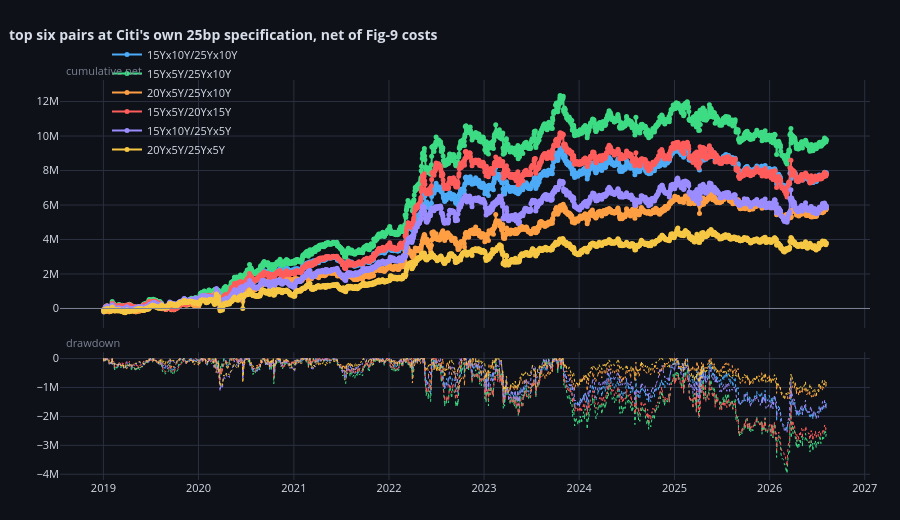

The cell this chart's notebook holds for it:
### Markdown cell above
## 8. Equity curves of the cells worth looking at

### Code cell
from BT.trade_dashboard import compare_curves


def _book(pair, rm, th, beta, mode, entry=None, mult=PRIMARY_COST):
    led = LEDGERS[tuple(pair.split("/"))][(rm, th, beta, mode)]
    led = led[(led.index >= pd.Timestamp(GRID["start"])) & (led.index <= pd.Timestamp(GRID["end"]))]
    cfg = S3.Strat3Config(short_leg=pair.split("/")[0], long_leg=pair.split("/")[1],
                          roll_months=rm, hedge_threshold_bp=th, beta=beta,
                          resize_mode=mode, **(entry or {"entry_rule": "always"}))
    state = None if cfg.entry_rule == "always" else S3.entry_state(SCREENS[pair], cfg, led.index)
    st = S3.book_stats(led, state, costs=S3.cost_schedule_for(*cfg.pair, multiplier=mult),
                       package_dv01_usd=GRID["package_dv01_usd"])
    eq = st["equity"]
    d = eq.diff().fillna(eq.iloc[0])
    return pd.DataFrame({"timestamp": eq.index, "pnl": d.to_numpy()}), st


_curves, _rows = {}, []
for pair in LIKE.index[:6]:
    b, st = _book(pair, 12, 25.0, 1.0, "neutral")
    _curves[pair] = b
    _rows.append({"pair": pair, **{k: st[k] for k in
                                   ("total_net_usd", "sharpe", "carry_bp", "harvest_bp",
                                    "mtm_bp", "n_hedges", "max_dd_usd")}})
fig = compare_curves(_curves, title="top six pairs at Citi's own 25bp specification, "
                                    "net of Fig-9 costs")
fig.show()
display(pd.DataFrame(_rows).set_index("pair").round(3))

### Figure 1 — Plotly figure (JSON) as saved in the notebook; plotly's stock layout.template omitted (floating-point values rounded to 4 significant figures; data arrays with more than 128 entries replaced by an {"elided": "..."} marker saying what was removed)
{"data": [{"hovertemplate": "<b>15Yx10Y/25Yx10Y</b><br>%{x|%Y-%m-%d}<br>cum %{y:.3f}<extra></extra>", "line": {"color": "#4dabf7", "width": 2}, "marker": {"size": 5}, "mode": "lines+markers", "name": "15Yx10Y/25Yx10Y", "type": "scatter", "x": {"elided": "1898 str values"}, "xaxis": "x", "y": {"elided": "1898 float values"}, "yaxis": "y"}, {"hoverinfo": "skip", "line": {"color": "#4dabf7", "dash": "dot", "width": 1}, "mode": "lines", "name": "15Yx10Y/25Yx10Y dd", "showlegend": false, "type": "scatter", "x": {"elided": "1898 str values"}, "xaxis": "x2", "y": {"elided": "1898 float values"}, "yaxis": "y2"}, {"hovertemplate": "<b>15Yx5Y/25Yx10Y</b><br>%{x|%Y-%m-%d}<br>cum %{y:.3f}<extra></extra>", "line": {"color": "#3ddc84", "width": 2}, "marker": {"size": 5}, "mode": "lines+markers", "name": "15Yx5Y/25Yx10Y", "type": "scatter", "x": {"elided": "1898 str values"}, "xaxis": "x", "y": {"elided": "1898 float values"}, "yaxis": "y"}, {"hoverinfo": "skip", "line": {"color": "#3ddc84", "dash": "dot", "width": 1}, "mode": "lines", "name": "15Yx5Y/25Yx10Y dd", "showlegend": false, "type": "scatter", "x": {"elided": "1898 str values"}, "xaxis": "x2", "y": {"elided": "1898 float values"}, "yaxis": "y2"}, {"hovertemplate": "<b>20Yx5Y/25Yx10Y</b><br>%{x|%Y-%m-%d}<br>cum %{y:.3f}<extra></extra>", "line": {"color": "#ff9f43", "width": 2}, "marker": {"size": 5}, "mode": "lines+markers", "name": "20Yx5Y/25Yx10Y", "type": "scatter", "x": {"elided": "1898 str values"}, "xaxis": "x", "y": {"elided": "1898 float values"}, "yaxis": "y"}, {"hoverinfo": "skip", "line": {"color": "#ff9f43", "dash": "dot", "width": 1}, "mode": "lines", "name": "20Yx5Y/25Yx10Y dd", "showlegend": false, "type": "scatter", "x": {"elided": "1898 str values"}, "xaxis": "x2", "y": {"elided": "1898 float values"}, "yaxis": "y2"}, {"hovertemplate": "<b>15Yx5Y/20Yx15Y</b><br>%{x|%Y-%m-%d}<br>cum %{y:.3f}<extra></extra>", "line": {"color": "#ff5c5c", "width": 2}, "marker": {"size": 5}, "mode": "lines+markers", "name": "15Yx5Y/20Yx15Y", "type": "scatter", "x": {"elided": "1898 str values"}, "xaxis": "x", "y": {"elided": "1898 float values"}, "yaxis": "y"}, {"hoverinfo": "skip", "line": {"color": "#ff5c5c", "dash": "dot", "width": 1}, "mode": "lines", "name": "15Yx5Y/20Yx15Y dd", "showlegend": false, "type": "scatter", "x": {"elided": "1898 str values"}, "xaxis": "x2", "y": {"elided": "1898 float values"}, "yaxis": "y2"}, {"hovertemplate": "<b>15Yx10Y/25Yx5Y</b><br>%{x|%Y-%m-%d}<br>cum %{y:.3f}<extra></extra>", "line": {"color": "#9b8cff", "width": 2}, "marker": {"size": 5}, "mode": "lines+markers", "name": "15Yx10Y/25Yx5Y", "type": "scatter", "x": {"elided": "1898 str values"}, "xaxis": "x", "y": {"elided": "1898 float values"}, "yaxis": "y"}, {"hoverinfo": "skip", "line": {"color": "#9b8cff", "dash": "dot", "width": 1}, "mode": "lines", "name": "15Yx10Y/25Yx5Y dd", "showlegend": false, "type": "scatter", "x": {"elided": "1898 str values"}, "xaxis": "x2", "y": {"elided": "1898 float values"}, "yaxis": "y2"}, {"hovertemplate": "<b>20Yx5Y/25Yx5Y</b><br>%{x|%Y-%m-%d}<br>cum %{y:.3f}<extra></extra>", "line": {"color": "#f6c744", "width": 2}, "marker": {"size": 5}, "mode": "lines+markers", "name": "20Yx5Y/25Yx5Y", "type": "scatter", "x": {"elided": "1898 str values"}, "xaxis": "x", "y": {"elided": "1898 float values"}, "yaxis": "y"}, {"hoverinfo": "skip", "line": {"color": "#f6c744", "dash": "dot", "width": 1}, "mode": "lines", "name": "20Yx5Y/25Yx5Y dd", "showlegend": false, "type": "scatter", "x": {"elided": "1898 str values"}, "xaxis": "x2", "y": {"elided": "1898 float values"}, "yaxis": "y2"}], "layout": {"annotations": [{"font": {"color": "#7b8394", "size": 11}, "showarrow": false, "text": "cumulative net", "x": 0.005, "xanchor": "left", "xref": "paper", "y": 1.0, "yanchor": "bottom", "yref": "paper"}, {"font": {"color": "#7b8394", "size": 11}, "showarrow": false, "text": "drawdown", "x": 0.005, "xanchor": "left", "xref": "paper", "y": 0.3196, "yanchor": "bottom", "yref": "paper"}], "font": {"color": "#d8dee9", "size": 11}, "height": 520, "hoverlabel": {"bgcolor": "#161a23", "bordercolor": "#2a3040"}, "hovermode": "x unified", "legend": {"bgcolor": "rgba(0,0,0,0)", "orientation": "h", "x": 0.25, "y": 1.1}, "margin": {"b": 40, "l": 60, "r": 30, "t": 80}, "paper_bgcolor": "#0e1117", "plot_bgcolor": "#0e1117", "shapes": [{"line": {"color": "#7b8394", "width": 1}, "type": "line", "x0": 0, "x1": 1, "xref": "x domain", "y0": 0, "y1": 0, "yref": "y"}], "title": {"font": {"size": 14}, "text": "<b>top six pairs at Citi's own 25bp specification, net of Fig-9 costs</b>", "x": 0.01}, "xaxis": {"anchor": "y", "domain": [0.0, 1.0], "gridcolor": "#2a3040", "matches": "x2", "showgrid": true, "showspikes": true, "showticklabels": false, "spikecolor": "#7b8394", "spikedash": "dot", "spikemode": "across", "spikesnap": "cursor", "spikethickness": 1}, "xaxis2": {"anchor": "y2", "domain": [0.0, 1.0], "gridcolor": "#2a3040", "showgrid": true, "showspikes": true, "spikecolor": "#7b8394", "spikedash": "dot", "spikemode": "across", "spikesnap": "cursor", "spikethickness": 1}, "yaxis": {"anchor": "x", "domain": [0.3796, 1.0], "gridcolor": "#2a3040", "showgrid": true, "zeroline": false}, "yaxis2": {"anchor": "x2", "domain": [0.0, 0.3196], "gridcolor": "#2a3040", "showgrid": true, "zeroline": false}}}
